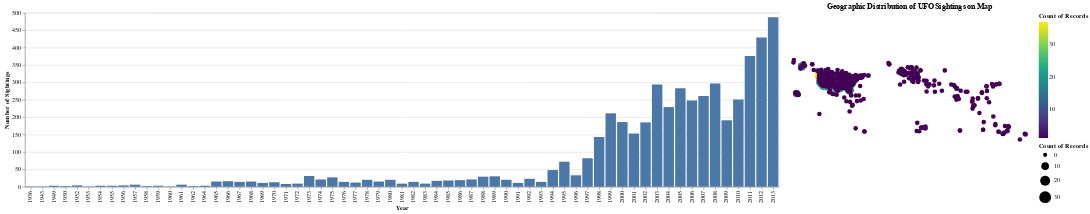

The cell this chart's notebook holds for it:
### Code cell
chart1 | map_with_circles

### Figure 1 — Vega-Lite specification as saved in the notebook (floating-point values rounded to 4 significant figures; data arrays with more than 128 entries replaced by an {"elided": "..."} marker saying what was removed)
{"config": {"view": {"continuousWidth": 400, "continuousHeight": 300}}, "hconcat": [{"data": {"name": "data-d98a4ee95acbc17bfdd3c99fb3488a7b"}, "mark": "bar", "encoding": {"tooltip": [{"field": "year", "type": "ordinal"}, {"field": "count", "type": "quantitative"}], "x": {"axis": {"title": "Year"}, "field": "year", "type": "ordinal"}, "y": {"axis": {"title": "Number of Sightings"}, "field": "count", "type": "quantitative"}}}, {"layer": [{"mark": {"type": "geoshape", "fill": "lightgray", "stroke": "white"}, "encoding": {"tooltip": [{"field": "city", "type": "nominal"}, {"field": "country", "type": "nominal"}, {"aggregate": "count", "type": "quantitative"}]}, "projection": {"type": "equirectangular"}, "title": "Geographic Distribution of UFO Sightings on Map"}, {"mark": "circle", "encoding": {"color": {"aggregate": "count", "scale": {"scheme": "viridis"}, "type": "quantitative"}, "latitude": {"field": "latitude", "type": "quantitative"}, "longitude": {"field": "longitude", "type": "quantitative"}, "size": {"aggregate": "count", "scale": {"range": [50, 500]}, "type": "quantitative"}, "tooltip": [{"field": "city", "type": "nominal"}, {"field": "country", "type": "nominal"}, {"aggregate": "count", "type": "quantitative"}]}}], "data": {"name": "data-e9c0e8d21d96738ed7e2e5220743fb4f"}}], "$schema": "https://vega.github.io/schema/vega-lite/v4.17.0.json", "datasets": {"data-d98a4ee95acbc17bfdd3c99fb3488a7b": [{"year": 1936, "count": 1}, {"year": 1943, "count": 1}, {"year": 1949, "count": 3}, {"year": 1950, "count": 2}, {"year": 1952, "count": 4}, {"year": 1953, "count": 1}, {"year": 1954, "count": 3}, {"year": 1955, "count": 3}, {"year": 1956, "count": 4}, {"year": 1957, "count": 6}, {"year": 1958, "count": 2}, {"year": 1959, "count": 3}, {"year": 1960, "count": 1}, {"year": 1961, "count": 6}, {"year": 1962, "count": 2}, {"year": 1964, "count": 3}, {"year": 1965, "count": 15}, {"year": 1966, "count": 16}, {"year": 1967, "count": 14}, {"year": 1968, "count": 15}, {"year": 1969, "count": 11}, {"year": 1970, "count": 13}, {"year": 1971, "count": 8}, {"year": 1972, "count": 9}, {"year": 1973, "count": 31}, {"year": 1974, "count": 21}, {"year": 1975, "count": 27}, {"year": 1976, "count": 14}, {"year": 1977, "count": 12}, {"year": 1978, "count": 20}, {"year": 1979, "count": 15}, {"year": 1980, "count": 20}, {"year": 1981, "count": 9}, {"year": 1982, "count": 14}, {"year": 1983, "count": 9}, {"year": 1984, "count": 17}, {"year": 1985, "count": 18}, {"year": 1986, "count": 19}, {"year": 1987, "count": 21}, {"year": 1988, "count": 29}, {"year": 1989, "count": 30}, {"year": 1990, "count": 20}, {"year": 1991, "count": 11}, {"year": 1992, "count": 23}, {"year": 1993, "count": 14}, {"year": 1994, "count": 48}, {"year": 1995, "count": 72}, {"year": 1996, "count": 33}, {"year": 1997, "count": 82}, {"year": 1998, "count": 143}, {"year": 1999, "count": 211}, {"year": 2000, "count": 186}, {"year": 2001, "count": 153}, {"year": 2002, "count": 185}, {"year": 2003, "count": 294}, {"year": 2004, "count": 229}, {"year": 2005, "count": 283}, {"year": 2006, "count": 248}, {"year": 2007, "count": 261}, {"year": 2008, "count": 297}, {"year": 2009, "count": 191}, {"year": 2010, "count": 251}, {"year": 2011, "count": 376}, {"year": 2012, "count": 429}, {"year": 2013, "count": 487}], "data-e9c0e8d21d96738ed7e2e5220743fb4f": {"elided": "4999 records"}}}
